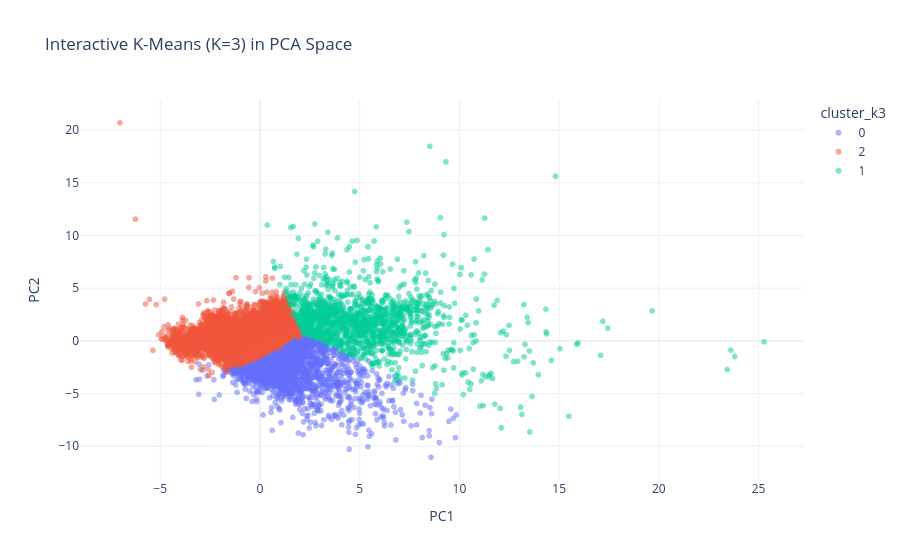

The code cell stored with this chart in its notebook:
### Code cell
cluster_plot_df = pca_plot_df.copy()
cluster_plot_df['cluster_k3'] = clusters3.astype(str)

fig, ax = plt.subplots(figsize=(7, 5))
scatter = ax.scatter(
    cluster_plot_df['PC1'],
    cluster_plot_df['PC2'],
    c=cluster_plot_df['cluster_k3'].astype(int),
    cmap='tab10',
    s=16,
    alpha=0.5,
)
ax.set_title('K-Means (K=3) Overlay in PCA Space')
ax.set_xlabel('PC1')
ax.set_ylabel('PC2')
ax.grid(alpha=0.2)
legend = ax.legend(*scatter.legend_elements(), title='Cluster')
ax.add_artist(legend)
fig.tight_layout()
fig.savefig(FIGURES_PDF / 'kmeans_scatter_k3.pdf', bbox_inches='tight')
fig.savefig(FIGURES_PNG / 'kmeans_scatter_k3.png', dpi=300, bbox_inches='tight')
plt.show()

fig_plotly_k3 = px.scatter(
    cluster_plot_df,
    x='PC1',
    y='PC2',
    color='cluster_k3',
    opacity=0.5,
    title='Interactive K-Means (K=3) in PCA Space'
)
fig_plotly_k3.update_layout(template='plotly_white')
fig_plotly_k3.show()

### Figure 1 — Plotly figure (JSON) as saved in the notebook; plotly's stock layout.template omitted (floating-point values rounded to 4 significant figures; data arrays with more than 128 entries replaced by an {"elided": "..."} marker saying what was removed)
{"data": [{"hovertemplate": "cluster_k3=0<br>PC1=%{x}<br>PC2=%{y}<extra></extra>", "legendgroup": "0", "marker": {"color": "#636efa", "opacity": 0.5, "symbol": "circle"}, "mode": "markers", "name": "0", "showlegend": true, "type": "scattergl", "x": {"elided": "3016 float values"}, "xaxis": "x", "y": {"elided": "3016 float values"}, "yaxis": "y"}, {"hovertemplate": "cluster_k3=2<br>PC1=%{x}<br>PC2=%{y}<extra></extra>", "legendgroup": "2", "marker": {"color": "#EF553B", "opacity": 0.5, "symbol": "circle"}, "mode": "markers", "name": "2", "showlegend": true, "type": "scattergl", "x": {"elided": "10276 float values"}, "xaxis": "x", "y": {"elided": "10276 float values"}, "yaxis": "y"}, {"hovertemplate": "cluster_k3=1<br>PC1=%{x}<br>PC2=%{y}<extra></extra>", "legendgroup": "1", "marker": {"color": "#00cc96", "opacity": 0.5, "symbol": "circle"}, "mode": "markers", "name": "1", "showlegend": true, "type": "scattergl", "x": {"elided": "1461 float values"}, "xaxis": "x", "y": {"elided": "1461 float values"}, "yaxis": "y"}], "layout": {"legend": {"title": {"text": "cluster_k3"}, "tracegroupgap": 0}, "title": {"text": "Interactive K-Means (K=3) in PCA Space"}, "xaxis": {"anchor": "y", "domain": [0, 1], "title": {"text": "PC1"}}, "yaxis": {"anchor": "x", "domain": [0, 1], "title": {"text": "PC2"}}}}
